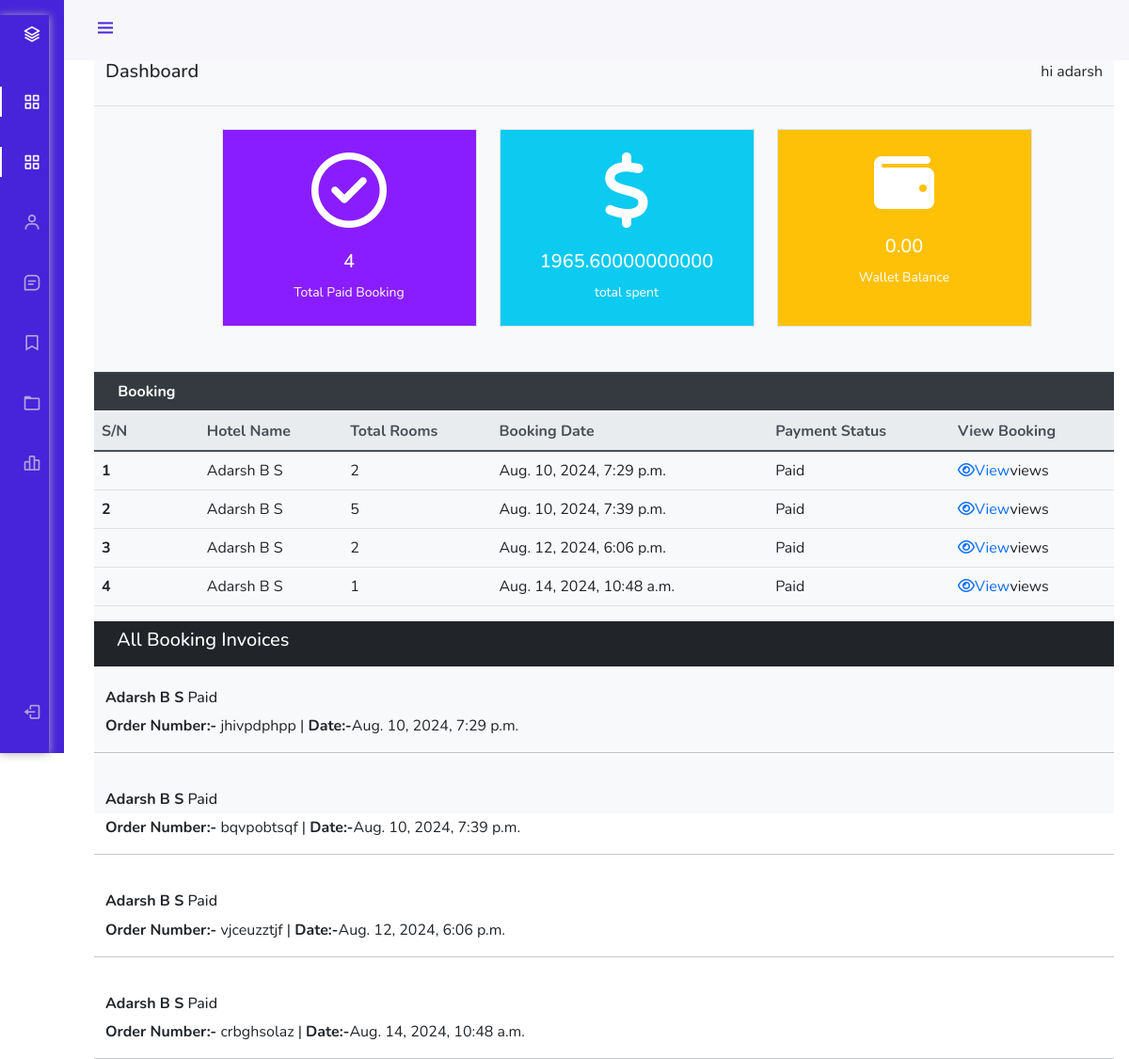
/dashboard/ (signed in), run on the app's committed database.
### userauths/models.py (models this page shows, shortened)
class User(AbstractUser):
    full_name=models.CharField(max_length=100,null=True,blank=True)
    username=models.CharField(max_length=50, unique=True)
    email=models.EmailField(unique=True)
    phone=models.CharField(max_length=20,null=True,blank=True)
    gender= models.CharField(max_length=20,choices=GENDER_CHOICE,default='other')
    otp=models.CharField(max_length=100,null=True,blank=True)
    USERNAME_FIELD='email'
    REQUIRED_FIELDS=['username']

class Profile(models.Model):
    pid=ShortUUIDField(length=7, max_length=25, alphabet='adcdefghijklmnopqrstuvwxyz1234')
    image=models.FileField(upload_to='user_directory_path',default='default.jpg',null=True,blank=True)
    user=models.OneToOneField("User", on_delete=models.CASCADE)
    full_name=models.CharField(max_length=100,null=True,blank=True)
    phone=models.CharField(max_length=20,null=True,blank=True)
    gender= models.CharField(max_length=20,choices=GENDER_CHOICE,default='other')
    country=models.CharField(max_length=100,null=True,blank=True)
    city=models.CharField(max_length=100,null=True,blank=True)
    state=models.CharField(max_length=100,null=True,blank=True)
    address=models.CharField(max_length=1000,null=True,blank=True)
    identity_type=models.CharField(max_length=20,choices=IDENTITY_TYPE,null=True,blank=True)
    identity_image=models.FileField(upload_to='user_directory_path',default='id.jpg',null=True,blank=True)
    facebook=models.URLField(max_length=200,null=True,blank=True)
    instagram=models.URLField(max_length=200,null=True,blank=True)
    wallet=models.DecimalField(max_digits=12, decimal_places=2,default=0.00)
    varified=models.BooleanField(default=False)
    date=models.DateTimeField(auto_now_add=True)
    class Meta:
        ordering=['-date']

### hotel/models.py (models this page shows, shortened)
class Booking(models.Model):
    user = models.ForeignKey(User,on_delete=models.SET_NULL ,null=True,blank=True)
    payment_status = models.CharField(max_length=100, choices=PAYMENT_STATUS)
    coupons=models.ManyToManyField('hotel.Coupon', blank=True)
    full_name = models.CharField(max_length=1000)
    email = models.EmailField(max_length=254)
    phone = models.CharField(max_length=50)
    hotel =models.ForeignKey(Hotel, on_delete=models.SET_NULL,null=True,blank=True)
    room_type = models.ForeignKey(RoomType,on_delete=models.SET_NULL,null=True,blank=True)
    room = models.ManyToManyField(Room)
    before_discount = models.DecimalField( max_digits=12, decimal_places=2,default=0)
    total = models.DecimalField( max_digits=12, decimal_places=2,default=0)
    saved = models.DecimalField( max_digits=12, decimal_places=2,default=0)
    check_in_date= models.DateField()
    check_out_date= models.DateField()
    total_days=models.PositiveIntegerField()
    num_adults=models.PositiveIntegerField()
    num_children=models.PositiveIntegerField()
    check_in = models.BooleanField(default=False)
    check_out = models.BooleanField(default=False)
    is_active = models.BooleanField(default=False)
    checked_in_tracker = models.BooleanField(default=False)
    checked_out_tracker = models.BooleanField(default=False)
    date = models.DateTimeField(auto_now_add=True)
    strip_payment_intent = models.CharField(max_length=1000, null=True, blank=True)
    success_id = ShortUUIDField(unique=True, length=10, max_length=20, alphabet='abcdefghijklmnopqrstuvwxyz', null=True , blank=True)
    booking_id=  ShortUUIDField(unique=True, length=10, max_length=20, alphabet='abcdefghijklmnopqrstuvwxyz')

class Hotel(models.Model):
    user = models.ForeignKey(User,on_delete=models.SET_NULL,null=True)
    name = models.CharField(max_length=100)
    description = CKEditor5Field(null=True,blank=True, config_name='extends')
    image = models.FileField(upload_to='hotel_galley')
    address = models.CharField(max_length=200)
    mobile = models.CharField(max_length=50)
    email = models.EmailField(max_length=110)
    status = models.CharField(max_length=20,choices=HOTEL_STATUS ,default='Live')
    tag=TaggableManager(blank=True)
    views=models.IntegerField(default=0)
    featured=models.BooleanField(default=False)
    hid = ShortUUIDField(unique=True, length=10, max_length=20, alphabet='abcdefghijklmnopqrstuvwxyz')
    slug= models.SlugField(unique=True)
    date= models.DateTimeField(auto_now_add=True)

### user_dashboard/views.py (the view)
# urls.py: path('dashboard/',include('user_dashboard.urls'))
@login_required
def dashboard(request):
    bookings = Booking.objects.filter(user=request.user,payment_status="Paid")
    total_spent = Booking.objects.filter(user=request.user,payment_status='Paid').aggregate(amount=models.Sum("total"))
    context={
        'bookings':bookings,
        'total_spent': total_spent
    }
    return render(request, 'user_dashboard/dashboard.html',context)

### templates/user_dashboard/dashboard.html (shortened to what this page needs)
{% load static%}
<!DOCTYPE html>
<html lang="en">
<head>
    <link rel="stylesheet" href="https://cdn.jsdelivr.net/npm/bootstrap@4.3.1/dist/css/bootstrap.min.css">
<link href="https://cdn.jsdelivr.net/npm/bootstrap@5.0.0-beta1/dist/css/bootstrap.min.css" rel="stylesheet">
<link href="https://cdn.jsdelivr.net/npm/boxicons@latest/css/boxicons.min.css" rel="stylesheet">
<link rel="stylesheet" href="{% static "css/style.css" %}">
</head>
<body id="body-pd">
    <header class="header" id="header">
        <div class="header_toggle"> <i class='bx bx-menu' id="header-toggle"></i> </div>
    </header>
    <div class="l-navbar" id="nav-bar">
        <nav class="nav">
            <div> <a href="#" class="nav_logo"> <i class='bx bx-layer nav_logo-icon'></i> <span class="nav_logo-name">BBBootstrap</span> </a>
                <div class="nav_list"> <a href="{% url 'user_dashboard:dashboard' %}" class="nav_link active"> <i class='bx bx-grid-alt nav_icon'></i> <span class="nav_name">Dashboard</span> </a>  <a href="{% url 'user_dashboard:bookings' %}" class="nav_link active"> <i class='bx bx-grid-alt nav_icon'></i> <span class="nav_name">All bookings</span> </a> <a href="{% url 'user_dashboard:profile' %}" class="nav_link"> <i class='bx bx-user nav_icon'></i> <span class="nav_name">My Profile</span> </a> <a href="{% url 'user_dashboard:notifications' %}" class="nav_link"> <i class='bx bx-message-square-detail nav_icon'></i> <span class="nav_name">Notifications</span> </a> <a href="{% url 'user_dashboard:bookmark' %}" class="nav_link"> <i class='bx bx-bookmark nav_icon'></i> <span class="nav_name">Bookmark</span> </a> <a href="{% url 'user_dashboard:wallet' %}" class="nav_link"> <i class='bx bx-folder nav_icon'></i> <span class="nav_name">Wallet</span> </a> <a href="{% url 'user_dashboard:change_password' %}" class="nav_link"> <i class='bx bx-bar-chart-alt-2 nav_icon'></i> <span class="nav_name">change Password</span> </a> </div>
            </div> <a href="{% url 'userauths:logOut' %}" class="nav_link"> <i class='bx bx-log-out nav_icon'></i> <span class="nav_name">SignOut</span> </a>
        </nav>
    </div>
    <div class="height-100 bg-light">
    <section class="top">
        <div class="container-fluid d-flex justify-content-between mt-3 border-bottom pb-4">
            <h5 class="mb-0">Dashboard</h5>
            <div class="ms-auto">hi adarsh</div>
        </div>
    </section>
    <section class="box mt-4">
        <div class="container-fluid">
            <div class="row text-white text-center justify-content-center">
                <div class="col-3 border nav_btn ml-5  pb-4">
                    <i class="fa-regular fa-circle-check fa-5x my-4"></i>
                    <h5>{{bookings.count}}</h5>
                    <small>Total Paid Booking</small>
                </div>
                <div class="col-3 border bg-info ml-4 dataCol pb-4">
                    <i class="fa-solid fa-dollar-sign fa-5x my-4"></i>
                   <h5>{{total_spent.amount}}</h5>
                   <small>total spent</small>
                </div>
                <div class="col-3 border bg-warning ml-4 dataCol pb-4">
                    <i class="fa-solid fa-wallet fa-4x my-4"></i>
                    <h5>{{request.user.profile.wallet}}</h5>
                   <small> Wallet Balance</small>
                </div>
            </div>
        </div>
    </section>
    <section class="listing mt-5">
        <table class="table">
            <thead class="thead-dark">
              <tr>
                <th scope="col" class="text-center">Booking</th>
                <th scope="col"></th>
                <th scope="col"></th>
                <th scope="col"></th>
                <th scope="col"></th>
                <th scope="col"></th>
              </tr>
            </thead>
            <thead class="thead-light">
              <tr>
                <th scope="col">S/N</th>
                <th scope="col">Hotel Name</th>
                <th scope="col">Total Rooms</th>
                <th scope="col">Booking Date</th>
                <th scope="col">Payment Status</th>
                <th scope="col">View Booking</th>
              </tr>
            </thead>
            <tbody>
                {% for b in bookings %}
              <tr>
                <th scope="row">{{forloop.counter}}</th>
                <td>{{b.hotel.name}}</td>
                <td>{{b.room.all.count}}</td>
                <td>{{b.date}}</td>
                <td>{{b.payment_status}}</td>
                <td><a href="{% url 'user_dashboard:booking_detail' b.booking_id %}"><i class="fa fa-eye"></i>View</a>views</td>
              </tr>
              {% endfor %}
            </tbody>
          </table>
        <div class="container-fluid p-0 m-0">
            <div class="p-0 m-0 bg-dark text-white px-4 py-2 "><h5>All Booking Invoices</h5></div>
           {% for b in bookings%}
            <div class="container pt-4">
                <h6><b>{{b.hotel.name}}</b> <span>{{b.payment_status}}</span></h6>
                <p><b>Order Number:-</b> {{b.booking_id}} | <b>Date:-</b>{{b.date}}</p>
            </div>
            <hr>
            {% endfor %}
        </div>
    </section>
</body>

### static/css/style.css (style rules this page uses)
nav { box-shadow: 0px 1px 9px #b7b6b9; border-bottom: 0px solid rgb(161, 158, 158); }
.nav_btn { background-color: #8A1DFF !important; color: white !important; }

### templates/user_dashboard/dashboard.html (style rules this page uses)
:root { --header-height: 3rem;--nav-width: 68px;--first-color: #4723D9;--first-color-light: #AFA5D9;--white-color: #F7F6FB;--body-font: 'Nunito', sans-serif;--normal-font-size: 1rem;--z-fixed: 100 }
*,::before,::after { box-sizing: border-box }
body { position: relative;margin: var(--header-height) 0 0 0;padding: 0 1rem;font-family: var(--body-font);font-size: var(--normal-font-size);transition: .5s }
a { text-decoration: none }
.header { width: 100%;height: var(--header-height);position: fixed;top: 0;left: 0;display: flex;align-items: center;justify-content: space-between;padding: 0 1rem;background-color: var(--white-color);z-index: var(--z-fixed);transition: .5s }
.header_toggle { color: var(--first-color);font-size: 1.5rem;cursor: pointer }
.l-navbar { position: fixed;top: 0;left: -30%;width: var(--nav-width);height: 100vh;background-color: var(--first-color);padding: .5rem 1rem 0 0;transition: .5s;z-index: var(--z-fixed) }
.nav { height: 100%;display: flex;flex-direction: column;justify-content: space-between;overflow: hidden }
.nav_logo, .nav_link { display: grid;grid-template-columns: max-content max-content;align-items: center;column-gap: 1rem;padding: .5rem 0 .5rem 1.5rem }
.nav_logo { margin-bottom: 2rem }
.nav_logo-icon { font-size: 1.25rem;color: var(--white-color) }
.nav_link { position: relative;color: var(--first-color-light);margin-bottom: 1.5rem;transition: .3s }
.nav_icon { font-size: 1.25rem }
.active { color: var(--white-color) }
.active::before { content: '';position: absolute;left: 0;width: 2px;height: 32px;background-color: var(--white-color) }
.height-100 { height:100vh }
@media screen and (min-width: 768px) { body { margin: calc(var(--header-height) + 1rem) 0 0 0;padding-left: calc(var(--nav-width) + 2rem) } }
@media screen and (min-width: 768px) { .header { height: calc(var(--header-height) + 1rem);padding: 0 2rem 0 calc(var(--nav-width) + 2rem) } }
@media screen and (min-width: 768px) { .l-navbar { left: 0;padding: 1rem 1rem 0 0 } }

### data on the page
User: user.profile.wallet "0.00"
Booking: hotel.name "Adarsh B S", room.all.count "2", date "Aug. 10, 2024, 7:29 p.m.", payment_status "Paid", booking_id "jhivpdphpp"
Booking: hotel.name "Adarsh B S", room.all.count "5", date "Aug. 10, 2024, 7:39 p.m.", payment_status "Paid", booking_id "bqvpobtsqf"
Booking: hotel.name "Adarsh B S", room.all.count "2", date "Aug. 12, 2024, 6:06 p.m.", payment_status "Paid", booking_id "vjceuzztjf"
Booking: hotel.name "Adarsh B S", room.all.count "1", date "Aug. 14, 2024, 10:48 a.m.", payment_status "Paid", booking_id "crbghsolaz"

### other printed values
{{ bookings.count }} "4"
{{ total_spent.amount }} "1965.60000000000"
